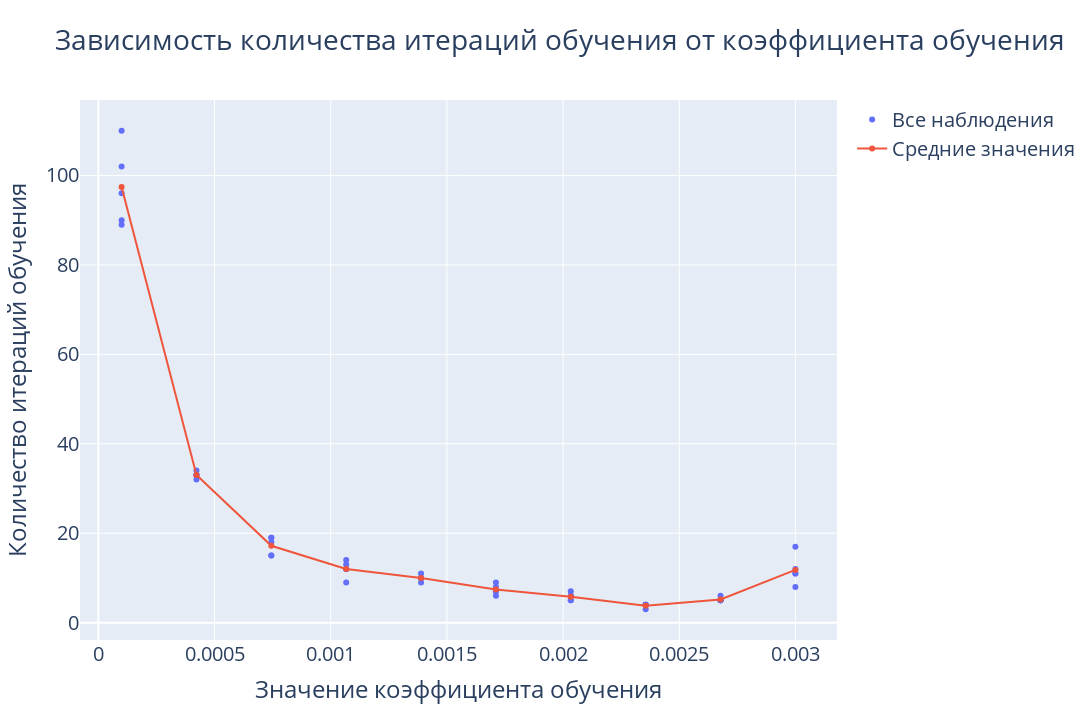

Notebook cell for this chart:
### Code cell
alphas = np.linspace(0.0001, 0.003, endpoint=True, num=10)
all_alphas: list[float] = []
epochs_amount_mean: list[int] = []
epochs_amount: list[int] = []
fig = go.Figure()
experiments_amount = 5
for alpha in alphas:
    epoch_sum = 0
    for i in range(experiments_amount):
        all_alphas.append(alpha)        
        dl = LRNN(n, 20, alpha)
        dl.train(train, 15000, learn_by_loss=True, max_loss=1500)
        epoch_sum += dl.epoch
        epochs_amount.append(dl.epoch)
    epochs_amount_mean.append(epoch_sum / experiments_amount)
fig.add_trace(go.Scatter(x=all_alphas, y=epochs_amount, mode='markers',
                         name='Все наблюдения'))
fig.add_trace(go.Scatter(x=alphas, y=epochs_amount_mean, mode='lines+markers',
                         name='Средние значения'))
fig.update_layout(title='Зависимость количества итераций обучения от коэффициента обучения',
                  xaxis_title='Значение коэффициента обучения',
                  yaxis_title='Количество итераций обучения',
                  height=720, width=1280,
                  font=dict(size=20))
fig.show()

### Figure 1 — Plotly figure (JSON) as saved in the notebook; plotly's stock layout.template omitted (floating-point values rounded to 4 significant figures)
{"data": [{"mode": "markers", "name": "Все наблюдения", "type": "scatter", "x": [0.0001, 0.0001, 0.0001, 0.0001, 0.0001, 0.0004222, 0.0004222, 0.0004222, 0.0004222, 0.0004222, 0.0007444, 0.0007444, 0.0007444, 0.0007444, 0.0007444, 0.001067, 0.001067, 0.001067, 0.001067, 0.001067, 0.001389, 0.001389, 0.001389, 0.001389, 0.001389, 0.001711, 0.001711, 0.001711, 0.001711, 0.001711, 0.002033, 0.002033, 0.002033, 0.002033, 0.002033, 0.002356, 0.002356, 0.002356, 0.002356, 0.002356, 0.002678, 0.002678, 0.002678, 0.002678, 0.002678, 0.003, 0.003, 0.003, 0.003, 0.003], "y": [96, 90, 102, 110, 89, 33, 33, 33, 34, 32, 15, 18, 19, 15, 19, 12, 13, 12, 9, 14, 11, 10, 9, 10, 10, 6, 8, 7, 7, 9, 6, 7, 5, 6, 5, 4, 3, 4, 4, 4, 5, 5, 6, 5, 5, 11, 11, 8, 17, 12]}, {"mode": "lines+markers", "name": "Средние значения", "type": "scatter", "x": [0.0001, 0.0004222, 0.0007444, 0.001067, 0.001389, 0.001711, 0.002033, 0.002356, 0.002678, 0.003], "y": [97.4, 33, 17.2, 12, 10, 7.4, 5.8, 3.8, 5.2, 11.8]}], "layout": {"font": {"size": 20}, "height": 720, "title": {"text": "Зависимость количества итераций обучения от коэффициента обучения"}, "width": 1280, "xaxis": {"title": {"text": "Значение коэффициента обучения"}}, "yaxis": {"title": {"text": "Количество итераций обучения"}}}}
